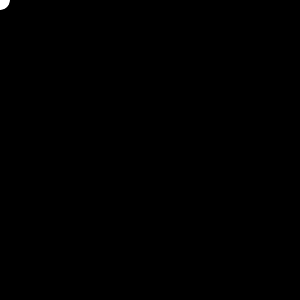
Frame 1 (no input)
Frame 60 (the mouse pressed at the canvas centre just before this capture): identical to frame 1, image omitted
Frame 120 (the mouse held since frame 60 and released just before this capture): identical to frame 1, image omitted

The Processing sketch that drew this single still picture (run headless with seeded random() and noise(); from frame 60 on, the mouse is pressed at the canvas centre):

// Processing sketch: tut05_01
// ── tut05_01.pde
Circle c;

void setup()
{
  size(300, 300);
  c = new Circle();
  println(c);
}

void draw()
{
  background(0, 0, 0);
  c.display();
}
// ── Circle.pde
public class Circle
{
  private int x;
  private int y;
  private int radius;

  public Circle()
  {
    x=0;
    y=0;
    radius=20;
  }

  public void display()
  {
    ellipse(x, y, radius, radius);
  }

  public int getRadius()
  {
    return radius;
  }

  public double getArea()  
  {
    return radius*radius*Math.PI;
  }
}
